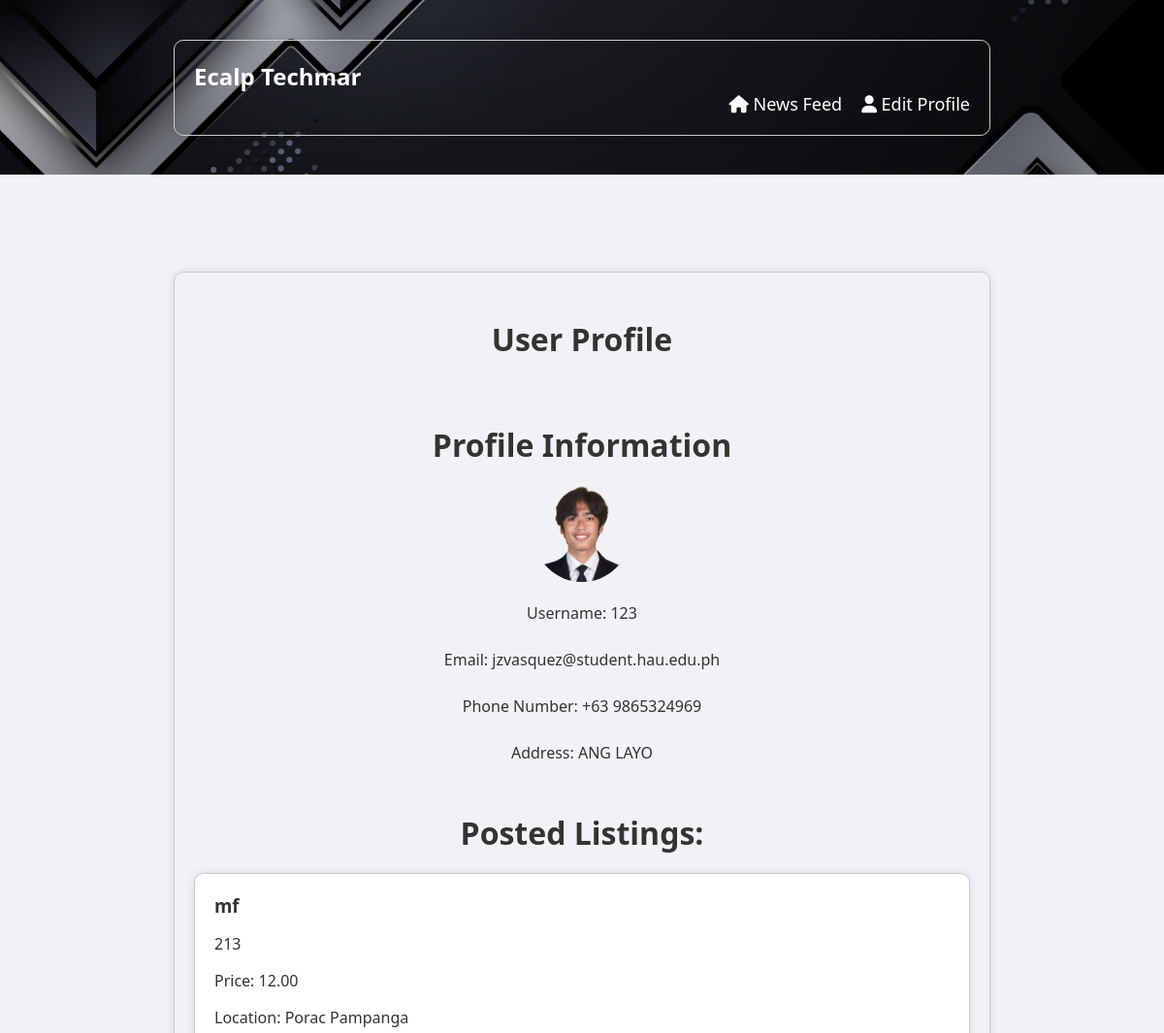
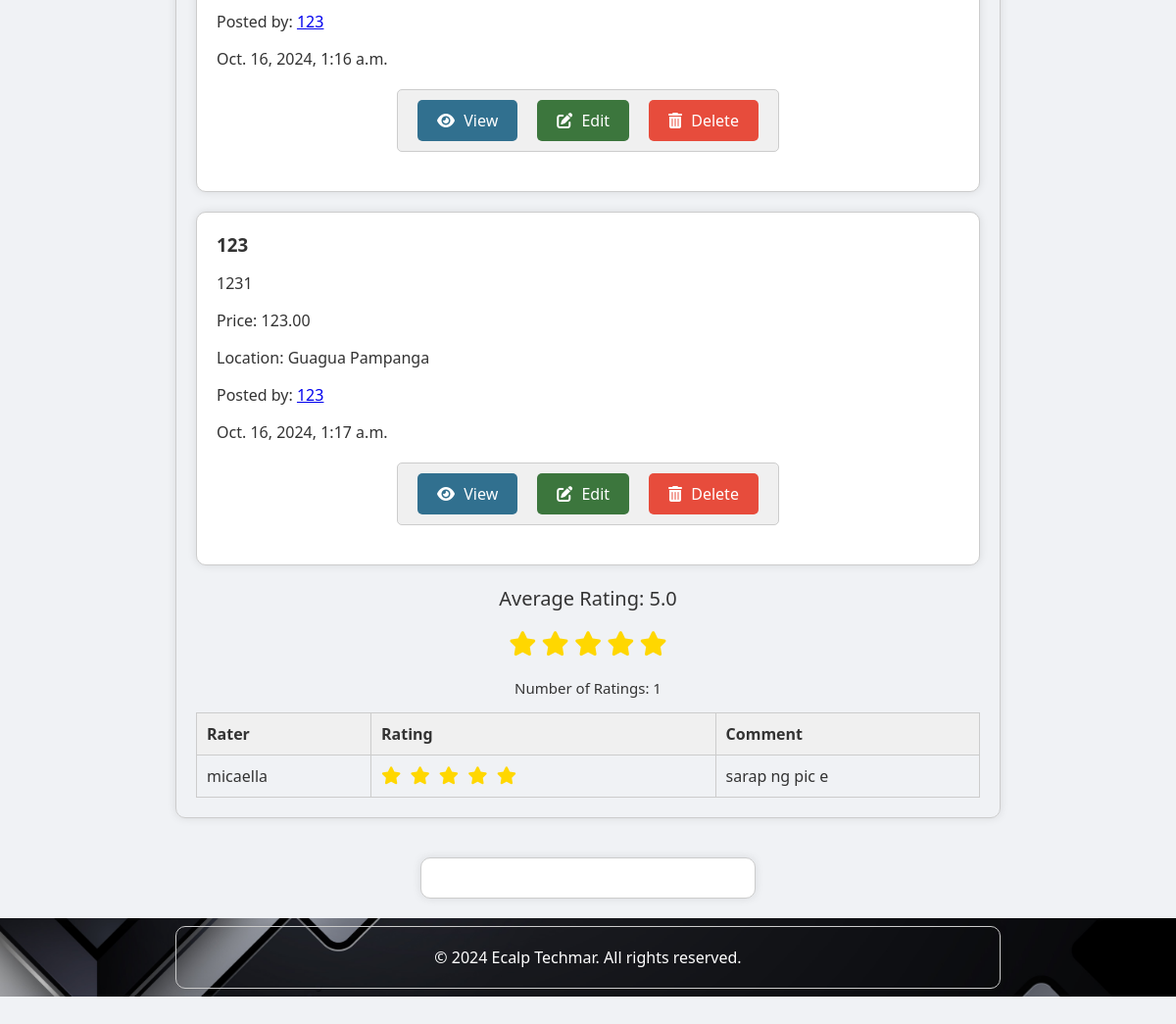
/newsfeed/profile/29/ (signed in), run on the app's committed database (2 pictures, top to bottom).
### newsfeed/models.py (models this page shows, shortened)
class Profile(models.Model):
    user = models.OneToOneField(User, on_delete=models.CASCADE)
    mobile_number = models.CharField(max_length=20)
    address = models.CharField(max_length=255)
    profile_picture = models.ImageField(upload_to='profile_pictures', blank=True, null=True)

class Product(models.Model):
    title = models.CharField(max_length=255)
    description = models.TextField()
    price = models.DecimalField(max_digits=10, decimal_places=2)
    image = models.ImageField(upload_to='products/')
    mobile_number = models.CharField(max_length=20)
    location = models.CharField(max_length=255)
    user = models.ForeignKey(User, on_delete=models.CASCADE)
    created_at = models.DateTimeField(auto_now_add=True)
    category = models.CharField(max_length=50, choices=[('Electronics', 'Electronics'), ('Fashion and Beauty', 'Fashion and Beauty'), ('Home and Garden', 'Home and Garden'), ('Sports and Leisure', 'Sports and Leisure'), ('Others', 'Others')], default='Others')
    is_active = models.BooleanField(default=True)
    deleted_at = models.DateTimeField(null=True, blank=True)

class Rating(models.Model):
    user = models.ForeignKey(User, on_delete=models.CASCADE)
    rated_user = models.ForeignKey(User, on_delete=models.CASCADE, related_name='rated_user')
    rating = models.IntegerField()
    comment = models.TextField(blank=True)

### newsfeed/views.py (the view, shortened to what this page needs)
# urls.py: path('profile/', profile, name='profile'),
@login_required
def profile(request, pk):
    if pk is None:
        pk = request.user.pk
    user = get_object_or_404(User, pk=pk)
    profile = user.profile
    is_owner = user == request.user
    ratings = Rating.objects.filter(rated_user=user)
    average_rating, star_equivalent_average_rating, num_ratings = get_rating_summary(ratings)
    if is_owner:
        edit_form = ProfileForm(instance=profile)
        rating_form = None
    else:
        edit_form = None
        rating_form = RatingForm()
    products = Product.objects.filter(user=user, deleted_at__isnull=True)
    return render(request, 'profile.html',
                  {'products': products, 'edit_form': edit_form, 'rating_form': rating_form, 'user': user,
                   'is_owner': is_owner, 'ratings': ratings, 'average_rating': average_rating,
                   'star_equivalent_average_rating': star_equivalent_average_rating, 'num_ratings': num_ratings})

### newsfeed/views.py (called while the page is built)
def get_rating_summary(ratings):
    if ratings:
        average_rating = sum(rating.rating for rating in ratings) / len(ratings)
        if average_rating is not None:
            star_equivalent_average_rating = round(average_rating, 1)  # assuming 1 decimal place
        else:
            star_equivalent_average_rating = None
        num_ratings = len(ratings)
    else:
        average_rating = None
        star_equivalent_average_rating = None
        num_ratings = 0
    return average_rating, star_equivalent_average_rating, num_ratings

### newsfeed/templates/profile.html (shortened to what this page needs)
<!DOCTYPE html>
<html lang="en">
<head>
    {% load static %}
    <link rel="stylesheet" href="{% static 'main/styles.css' %}">
    <link rel="stylesheet" href="https://cdnjs.cloudflare.com/ajax/libs/font-awesome/6.0.0-beta3/css/all.min.css">
</head>
<body>
<header>
    <div class="container">
        <h1 class="logo">Ecalp Techmar</h1>
        <nav>
            <ul>
                {% if not request.user.is_staff %}
                    <li><a href="{% url 'newsfeed:newsfeed' %}"><i class="fas fa-home"></i> News Feed</a></li>
                {% endif %}
                {% if is_owner %}
                    <li><a href="{% url 'newsfeed:edit_profile' %}"><i class="fas fa-user"></i> Edit Profile</a></li>
                {% endif %}
            </ul>
        </nav>
    </div>
</header>
    <section id="user-profile">
        <div class="container">
            <h2>User Profile</h2>
            <div class="profile-info">
                <h2>Profile Information</h2>
                {% if user.profile.profile_picture %}
                <a href="{{ user.profile.profile_picture.url }}" target="_blank">
                    <img src="{{ user.profile.profile_picture.url }}" alt="Profile Picture" style="width: 100px; height: 100px; border-radius: 50%;">
                </a>
            {% endif %}
            <p>Username: {{ user.username }}</p>
            <p>Email: {{ user.email }}</p>
            <p>Phone Number: +63 {{ user.profile.mobile_number }}</p>
            <p>Address: {{ user.profile.address }}</p>
        </div>
        {% load tz %}
        <div class="posted-listings">
            <h2>Posted Listings:</h2>
            {% for product in products %}
            <div class="listing-card">
                <h3>{{ product.title }}</h3>
                <p>{{ product.description }}</p>
                <p>Price: {{ product.price }}</p>
                <p>Location: {{ product.location }}</p>
                <p>Posted by: <a href="{% url 'newsfeed:profile' product.user.pk %}" class="username-link">{{ product.user.username }}</a></p>
                <p>{{ product.created_at|timezone:"Asia/Manila" }}</a></p>
                <div class="button-group">
                    <div class="button-container">
                        <a href="{% url 'newsfeed:listing_detail' product.pk %}" class="button view-button" style="background-color: #31708f; color: #ffffff; text-decoration: none;">
            <i class="fas fa-eye"></i> View
        </a>
                        {% if is_owner %}
            <a href="{% url 'newsfeed:edit_listing' product.pk %}" class="button edit-button" style="text-decoration: none;">
                <i class="fas fa-edit"></i> Edit
            </a>
            <a href="{% url 'newsfeed:delete_listing' product.pk %}" class="button delete-button" style="text-decoration: none;">
                <i class="fas fa-trash-alt"></i> Delete
            </a>
        {% endif %}
                    </div>
                </div>
            </div>
            {% endfor %}
        </div>
        <div class="ratings">
            <div class="rating-summary" style="text-align: center;">
                <p style="font-size: 20px;">Average Rating: {{ average_rating|floatformat:1 }}</p>
                <p style="color: #ffd700; font-size: 20px;">
                {% for i in "12345"|make_list %}
                {% if i|add:0 <= star_equivalent_average_rating %}
                <i class="fas fa-star" style="font-size: 25px;"></i>
                {% elif i|add:0 == star_equivalent_average_rating|floatformat:0|add:1 %}
                <i class="fas fa-star-half-alt" style="font-size: 25px;"></i>
                {% else %}
                <i class="far fa-star" style="font-size: 25px;"></i>
                {% endif %}
                {% endfor %}
            </p>
            <p style="font-size: 15px;">Number of Ratings: {{ num_ratings }}</p>
            </div>
        </div>
        {% if request.user.is_authenticated %}
        <table class="ratings-table">
            <thead>
                <tr>
                    <th>Rater</th>
                    <th>Rating</th>
                    <th>Comment</th>
                </tr>
        </thead>
        <tbody>
            {% for rating in ratings %}
            <tr>
            <td>{{ rating.user.username }}</td>
            <td>
            {% for i in "12345"|make_list %}
                {% if i|add:0 <= rating.rating %}
                <i class="fas fa-star"></i>
                {% else %}
                <i class="far fa-star"></i>
                {% endif %}
            {% endfor %}
            </td>
            <td>{{ rating.comment }}</td>
            </tr>
            {% endfor %}
        </tbody>
        </table>
        {% endif %}
</div>
<div class="rating-form listing-card">
    </div>
    <footer>
        <div class="container">
            <div class="footer-content">
                <p style="text-align: center; width: 100%;">&copy; 2024 Ecalp Techmar. All rights reserved.</p>
            </div>
        </div>
    </footer>
</body>

### main/static/main/styles.css (style rules this page uses)
body { font-family: 'Segoe UI', Tahoma, Geneva, Verdana, sans-serif; margin: 0; padding: 0; box-sizing: border-box; background-color: #f0f2f5; color: #333; }
header { background-color: #343a40; color: white; padding: 15px 0; position: sticky; top: 0; z-index: 1000; }
.container { width: 90%; max-width: 1200px; margin: 0 auto; padding: 0 15px; }
.logo { margin: 0; font-size: 24px; }
nav ul { list-style: none; padding: 0; display: flex; justify-content: flex-end; margin: 0; }
nav ul li { margin-left: 20px; }
nav ul li a { color: white; text-decoration: none; font-size: 18px; transition: color 0.3s; }
section { padding: 60px 0; }
section h2 { text-align: center; margin-bottom: 40px; font-size: 32px; }
footer { background-color: #343a40; color: white; padding: 15px 0; text-align: center; }
.footer-content { display: flex; justify-content: space-between; align-items: center; flex-wrap: wrap; }
.footer-content p { margin: 0; }

### data on the page
Product: title "mf", description "213", price "12.00", location "Porac Pampanga", user.username "123", created_at "Oct. 16, 2024, 1:16 a.m."
Product: title "123", description "1231", price "123.00", location "Guagua Pampanga", user.username "123", created_at "Oct. 16, 2024, 1:17 a.m."
Rating: user.username "micaella", rating 5 (drawn), comment "sarap ng pic e"

### other printed values
{{ user.username }} "123"
{{ user.email }} "jzvasquez@student.hau.edu.ph"
{{ user.profile.mobile_number }} "9865324969"
{{ user.profile.address }} "ANG LAYO"
{{ average_rating|floatformat:1 }} "5.0"
{{ num_ratings }} "1"
